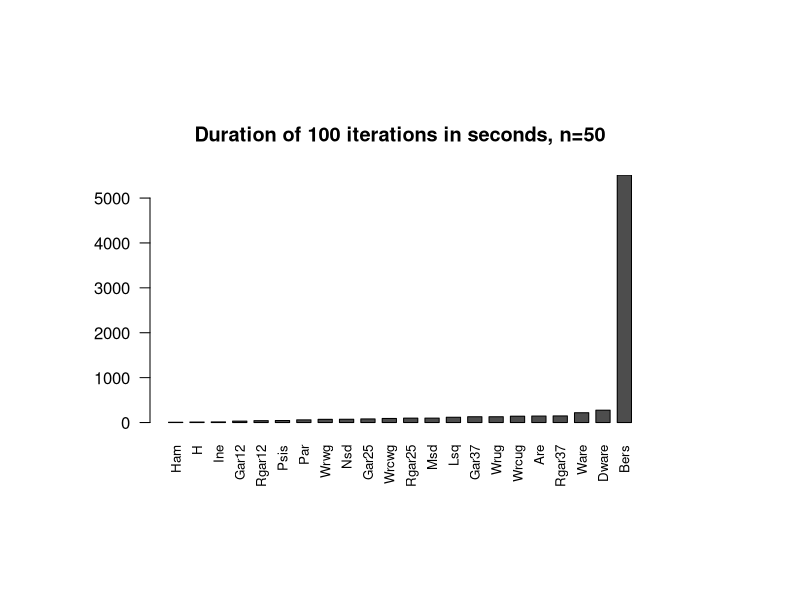
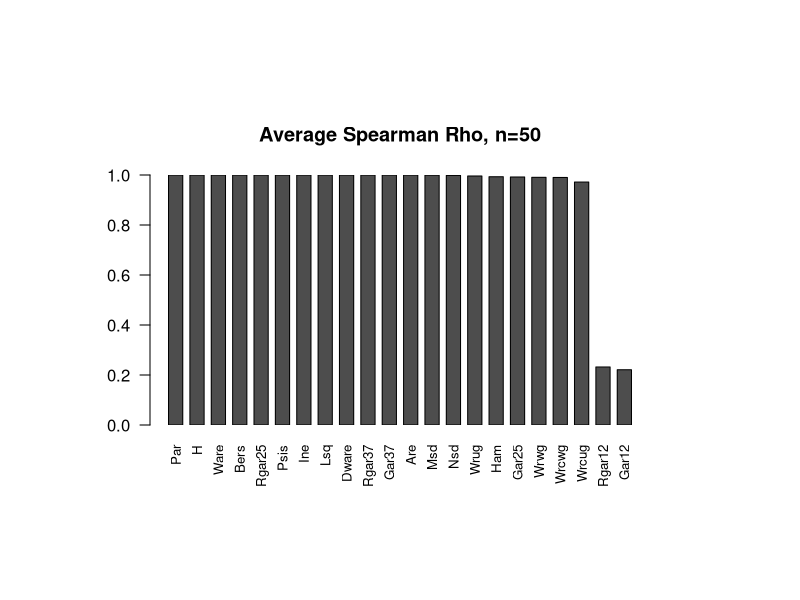
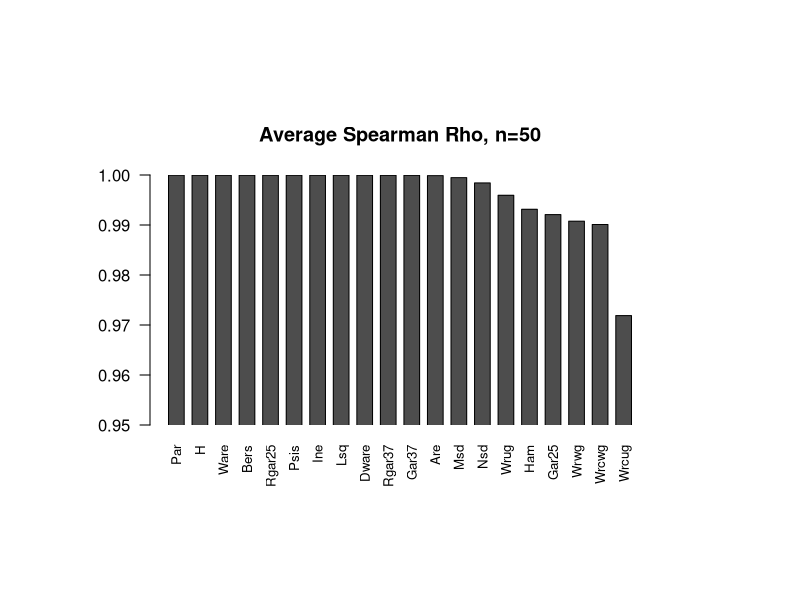
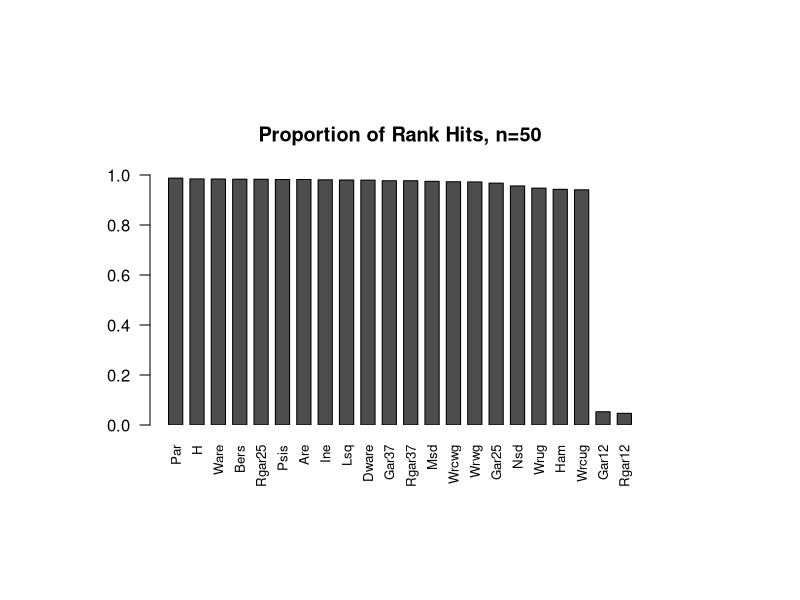
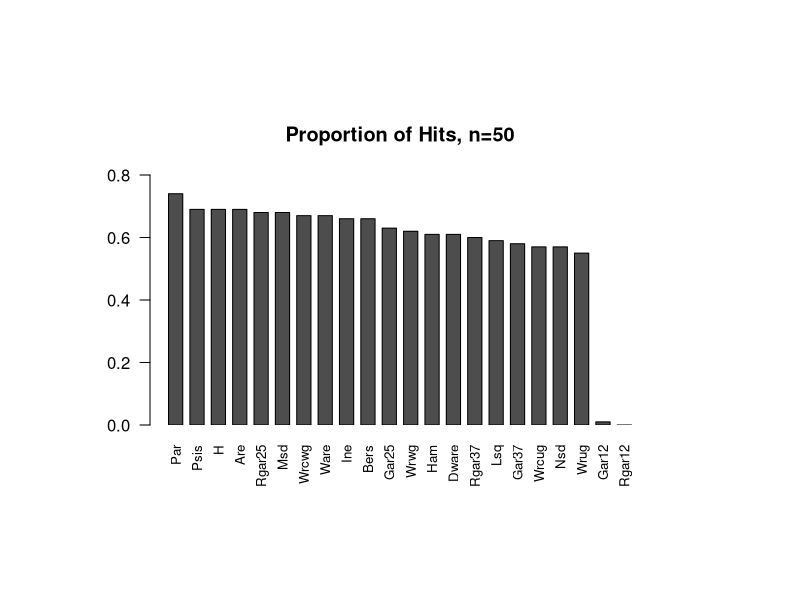

Recreate these plots in R, in order.
#!/usr/bin/R
# Simple Bar Plot

## 50
# Sec

y=read.csv("R50Sec.csv", header=FALSE)
f=t(as.vector(y$V1))
x=t(as.matrix(y$V2))
colnames(x) <- f

pdf("R50Sec.pdf")
par(pin=c(5, 2.5)) 
par(las=2) 
barplot(x,   main="Duration of 100 iterations in seconds, n=50", xlab="", xpd=FALSE, cex.names=0.8, horiz=FALSE, space=0.5)  
dev.off()

# Rho

y=read.csv("R50Rho.csv", header=FALSE)
f=t(as.vector(y$V1))
x=t(as.matrix(y$V2))
colnames(x) <- f
x

pdf("R50Rho.pdf")
par(pin=c(5, 2.5)) 
par(las=2) 
barplot(x,   main="Average Spearman Rho, n=50", xlab="", ylim=c(0, 1), xpd=FALSE, cex.names=0.8, horiz=FALSE, space=0.5)  
dev.off()

# Rho2

y=read.csv("R50Rho2.csv", header=FALSE)
f=t(as.vector(y$V1))
x=t(as.matrix(y$V2))
colnames(x) <- f
x

pdf("R50Rho2.pdf")
par(pin=c(5, 2.5)) 
par(las=2) 
barplot(x,   main="Average Spearman Rho, n=50", xlab="", ylim=c(0.95, 1), xpd=FALSE, cex.names=0.8, horiz=FALSE, space=0.5)  
dev.off()

# Rank Hits

y=read.csv("R50RankHits.csv", header=FALSE)
f=t(as.vector(y$V1))
x=t(as.matrix(y$V2))
colnames(x) <- f
x

pdf("R50RankHits.pdf")
par(pin=c(5, 2.5)) 
par(las=2) 
barplot(x,   main="Proportion of Rank Hits, n=50", xlab="", ylim=c(0,1), xpd=FALSE, cex.names=0.8, horiz=FALSE, space=0.5)  
dev.off()



# Hits

y=read.csv("R50Hits.csv", header=FALSE)
f=t(as.vector(y$V1))
x=t(as.matrix(y$V2))
colnames(x) <- f
x

pdf("R50Hits.pdf")
par(pin=c(5, 2.5)) 
par(las=2) 
barplot(x,   main="Proportion of Hits, n=50", xlab="", ylim=c(0,0.8), xpd=FALSE, cex.names=0.8, horiz=FALSE, space=0.5)  
dev.off()


